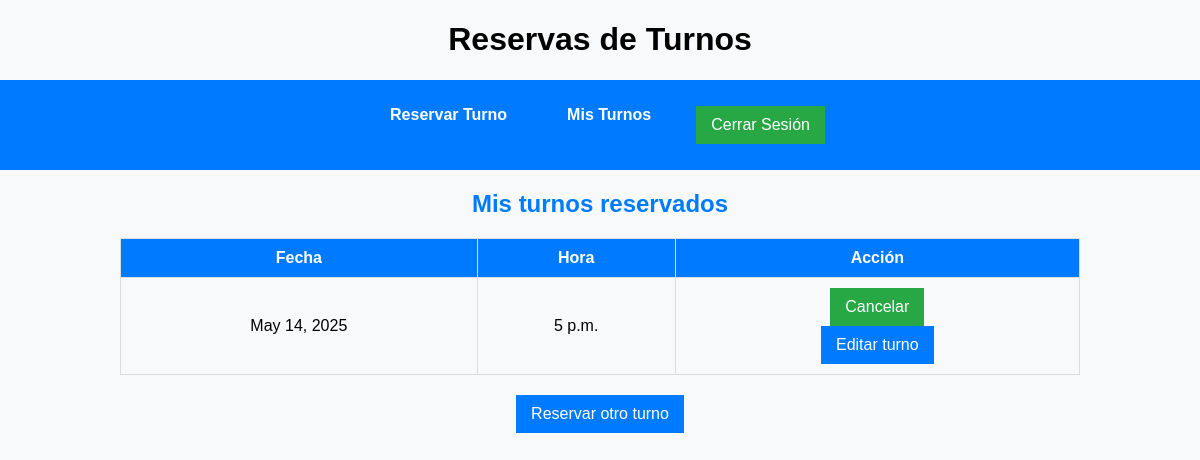
Before: /mis_turnos/ (signed in) with the older database file.
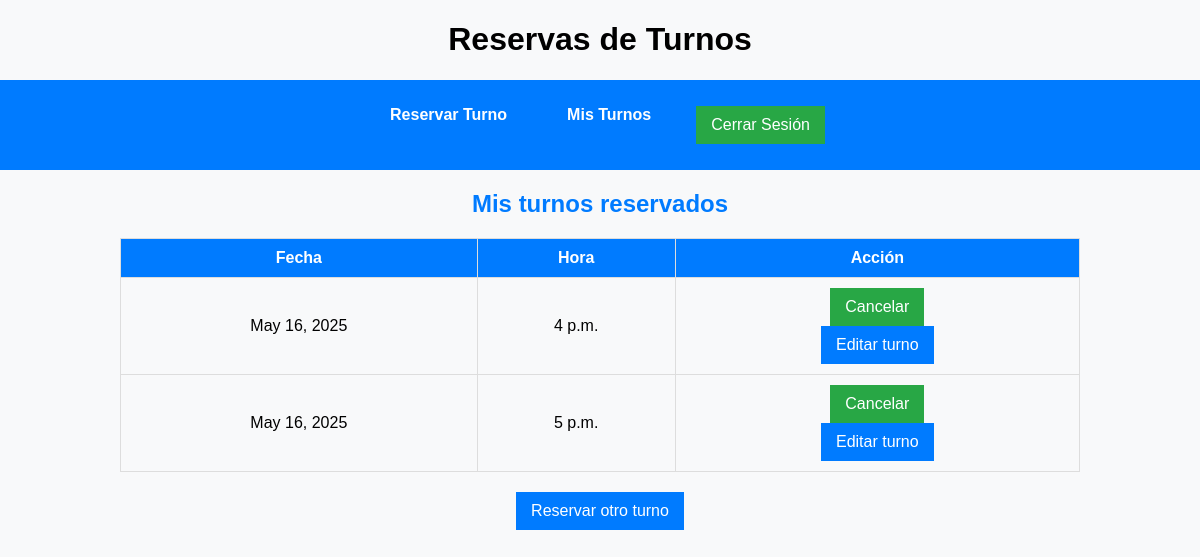
After: the same page with the newer database file.
### turnos/models.py (models this page shows, shortened)
class Turno(models.Model):
    usuario = models.ForeignKey(User, on_delete=models.CASCADE)
    fecha = models.DateField()
    hora = models.TimeField()
    reservado = models.BooleanField(default=False)

### turnos/views.py (the view, shortened to what this page needs)
# urls.py: path("mis_turnos/", mis_turnos, name="mis_turnos"),
@login_required
def mis_turnos(request):
    storage = get_messages(request)
    list(storage)  # 🚀 Consume los mensajes previos para evitar acumulaciones inesperadas
    turnos = Turno.objects.filter(usuario=request.user, reservado=True)
    response = render(request, "mis_turnos.html", {"turnos": turnos})
    response.set_cookie("csrftoken", get_token(request))
    return response

### templates/mis_turnos.html (shortened to what this page needs)
{% extends 'base.html' %}
{% load static %}
{% block content %}
<h2>Mis turnos reservados</h2>
{% if turnos %}
    <table>
        <tr>
            <th>Fecha</th>
            <th>Hora</th>
            <th>Acción</th>
        </tr>
        {% for turno in turnos %}
        <tr>
            <td>{{ turno.fecha }}</td>
            <td>{{ turno.hora }}</td>
            <td>
                <form method="post" action="{% url 'cancelar_turno' turno.id %}">
                    <button type="submit">Cancelar</button>
                </form>
                <a href="{% url 'editar_turno' turno.id %}">
                    <button>Editar turno</button>
                </a>
            </td>
        </tr>
        {% endfor %}
    </table>
{% else %}
    <p>No tienes turnos reservados.</p>
{% endif %}
<div style="margin-top: 20px;">
    <a href="{% url 'reservar_turno' %}">
        <button>Reservar otro turno</button>
    </a>
</div>
{% endblock %}

Changed rows visible on the page:
removed Turno: fecha "May 14, 2025", hora "5 p.m."
added Turno: fecha "May 16, 2025", hora "4 p.m."
added Turno: fecha "May 16, 2025", hora "5 p.m."
